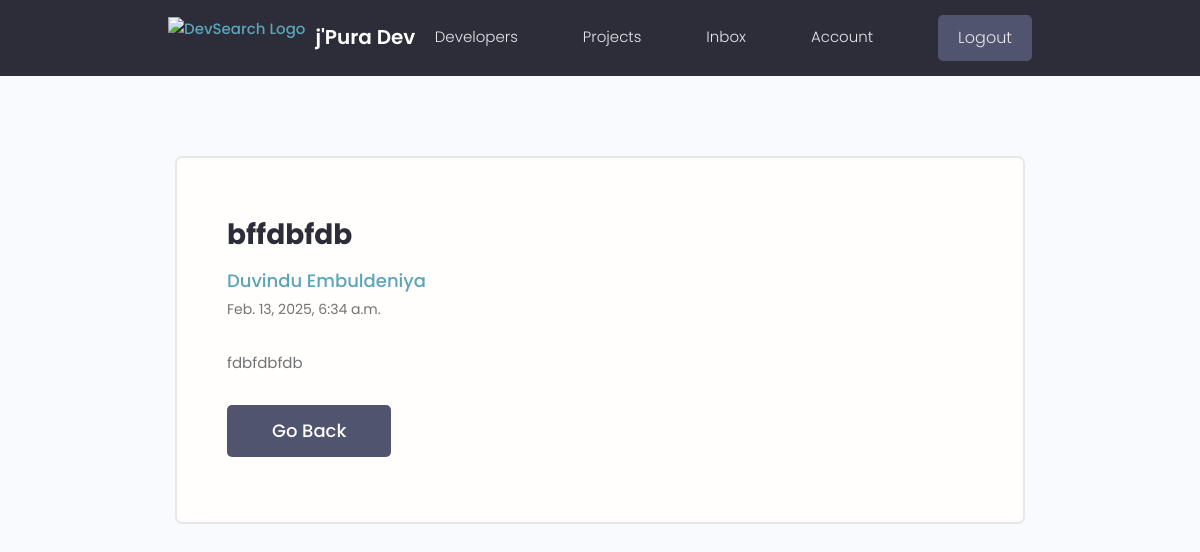
The app's page /messages/4/ (signed in) with its own data.
### home/models.py (models this page shows, shortened)
class Message(models.Model):
    sender = models.ForeignKey(User, on_delete=models.CASCADE)
    receiver = models.ForeignKey(User, on_delete=models.CASCADE, related_name='receiver')
    name = models.CharField(max_length=200)
    email = models.EmailField(max_length=200)
    subject = models.CharField(max_length=200)
    body = models.TextField()
    created = models.DateTimeField(auto_now_add=True)
    is_read = models.BooleanField(default=False)
    class Meta:
        ordering = ['is_read','-created']

class Profile(models.Model):
    user = models.OneToOneField(User, on_delete=models.CASCADE)
    username = models.CharField(max_length=200, null=True)
    name = models.CharField(max_length=200, null=True)
    location = models.CharField(max_length=200, null=True)
    intro = models.CharField(max_length=200, null = True)
    bio = models.TextField(null=True)
    image = models.ImageField(upload_to = 'profile/', default='profile/default.png', null=True, blank=True)
    created = models.DateTimeField(auto_now_add=True)
    class Meta:
        ordering = ['created']

### home/views.py (the view)
# urls.py: path('messages/<int:pk>/', viewMessage, name = 'view-message'),
@login_required
def viewMessage(request, pk):
    msg = Message.objects.get(pk = pk)
    if msg.receiver != request.user:
        return HttpResponse('<h1>You are not allowed here!')
    if msg.is_read == False:
        msg.is_read = True
        msg.save()
    context = {'msg':msg}
    return render(request, 'home/message_view.html', context)

### home/templates/home/message_view.html
{% extends 'base.html' %}
{% block content %}
  <main class="messagePage my-xl">
    <div class="content-box">
      <div class="message">
        <h2 class="message__subject">{{msg.subject}}</h4>
          <a href="{% url 'user-profile' msg.sender.username %}" class="message__author">{{msg.sender.profile.name}}</a>
          <p class="message__date">{{msg.created}}</p>
          <div class="message__body">
            {{msg.body|linebreaksbr}}
            <br>
            <a class="btn btn--sub btn--lg  my-md" href="{% url 'inbox' %}">Go Back</a>
          </div>
      </div>
    </div>
  </main>
{% endblock content %}

### static/css/main.css (style rules this page uses)
:root { --color-sub: #2d2d39; }
.btn--sub { background-color: var(--color-sub-light); }
.content-box { width: 95%; max-width: 85rem; margin: 0 auto; }
.message { padding: 2.5rem 0; }
.message > a { display: flex; gap: 1rem; }
.message__author, .message__date { flex-basis: 25%; }
.message__subject { flex-basis: 50%; }
.message__date { text-align: right; }
.messagePage .message { list-style: none; background: var(--color-white); padding: 3.5rem 5rem; border: 2px solid var(--color-light); border-radius: 0.7rem; }
.messagePage .message__subject { font-size: 2.8rem; color: var(--color-sub); margin-bottom: 1rem; margin-top: 2rem; }
.messagePage .message__author { font-size: 1.8rem; font-weight: 500; }
.messagePage .message__date { font-size: 1.4rem; font-weight: 400; text-align: left; margin-bottom: 3rem; }

### static/uikit/styles/modules/_variables.css (style rules this page uses)
:root { --color-main: #5aa5b9; --color-main-light: #e6faff; --color-sub: #3f4156; --color-sub-light: #51546e; --color-sub-lighter: #ededfd; --color-text: #737373; --color-gray: #8b8b8b; --color-light: #e5e7eb; --color-light-gray: #767676; --color-bg: #f8fafd; --color-white: #fffefd; --color-white-light: #f3f3f3; --color-success: #359e64; --color-success-bg: #def8e8; --color-error: #fc4b0b; --color-error-bg: #fff2ee; --font-base: 'Poppins', arial, helvetica, 'Segoe UI', roboto, ubuntu, sans-serif; --font-monospace: 'Fira Code', 'Courier New', courier, monospace; --font-regular: 300; --font-medium: 500; --font-bold: 700; --generic-shadow: 1px 1px 5px #00000010; --generic-transition: all 0.3s ease-in-out; }

### static/uikit/styles/modules/_base.css (style rules this page uses)
* { margin: 0; padding: 0; box-sizing: border-box; text-rendering: optimizeLegibility; color: inherit; font-size: inherit; }
html { font-size: 50%; }
@media only screen and (min-width: 480px) { html { font-size: 56.25%; } }
@media only screen and (min-width: 1200px) { html { font-size: 62.5%; } }
body { line-height: 1.6; font-weight: 400; font-size: 1.5rem; color: var(--color-text); background-color: var(--color-bg); min-height: 100vh; }

### static/uikit/styles/modules/_typography.css (style rules this page uses)
* { font-family: var(--font-base); }
h2 { font-size: 3.6rem; font-weight: var(--font-bold); }
p, span, strong { font-size: 1.6rem; color: var(--color-text); font-weight: var(--font-regular); }
a { padding-bottom: 2px; text-decoration: none; display: inline-block; color: var(--color-main); font-weight: var(--font-medium); }

### static/uikit/styles/modules/_utilities.css (style rules this page uses)
.my-md { margin: 3rem auto; }
.my-xl { margin: 8rem auto; }

### static/uikit/styles/modules/_button.css (style rules this page uses)
.btn { display: inline-block; position: relative; cursor: pointer; background-color: var(--color-light); font-weight: var(--font-medium); color: var(--color-sub); text-decoration: none; padding: 1rem 2rem; border-radius: 0.5rem; border: none; width: -webkit-fit-content; width: -moz-fit-content; width: fit-content; height: -webkit-fit-content; height: -moz-fit-content; height: fit-content; font-size: 1.6rem; outline-width: 0; outline-color: transparent; -webkit-backface-visibility: hidden; backface-visibility: hidden; transition: all 0.3s ease-in-out; }
.btn--sub { background-color: var(--color-sub); color: var(--color-white); }
.btn--lg { font-size: 1.8rem; padding: 1.2rem 4.5rem; }

### records on screen
Message: subject "bffdbfdb", sender.profile.name "Duvindu Embuldeniya", created "Feb. 13, 2025, 6:34 a.m.", body "fdbfdbfdb"
